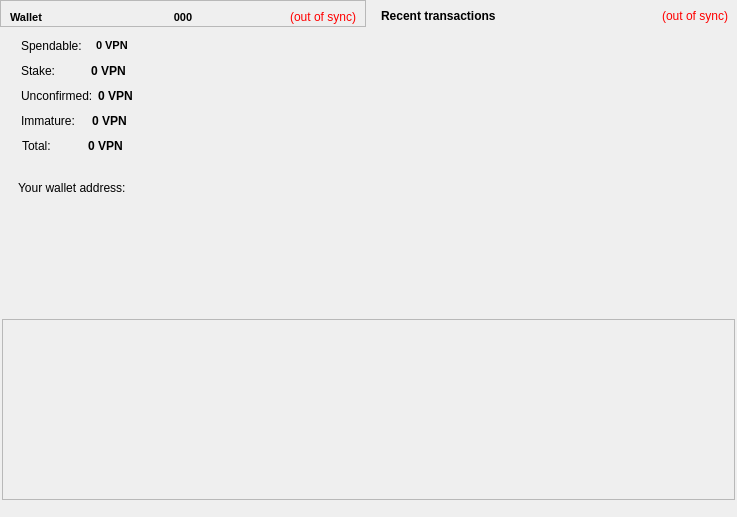
<?xml version="1.0" encoding="UTF-8"?>
<ui version="4.0">
 <class>OverviewPage</class>
 <widget class="QWidget" name="OverviewPage">
  <property name="geometry">
   <rect>
    <x>0</x>
    <y>0</y>
    <width>737</width>
    <height>517</height>
   </rect>
  </property>
  <property name="windowTitle">
   <string>Form</string>
  </property>
  <property name="styleSheet">
   <string notr="true"/>
  </property>
  <layout class="QHBoxLayout" name="horizontalLayout" stretch="0">
   <property name="leftMargin">
    <number>0</number>
   </property>
   <property name="topMargin">
    <number>0</number>
   </property>
   <property name="rightMargin">
    <number>0</number>
   </property>
   <item>
    <layout class="QVBoxLayout" name="vLayout_main" stretch="0,1,9">
     <property name="spacing">
      <number>0</number>
     </property>
     <property name="margin">
      <number>0</number>
     </property>
     <item>
      <layout class="QVBoxLayout" name="vLayout_top">
       <property name="spacing">
        <number>0</number>
       </property>
       <property name="margin">
        <number>0</number>
       </property>
       <item>
        <layout class="QHBoxLayout" name="hLayout_top">
         <property name="spacing">
          <number>6</number>
         </property>
         <property name="margin">
          <number>0</number>
         </property>
         <item>
          <widget class="QFrame" name="frameLeft">
           <property name="frameShape">
            <enum>QFrame::NoFrame</enum>
           </property>
           <property name="frameShadow">
            <enum>QFrame::Raised</enum>
           </property>
           <layout class="QHBoxLayout" name="horizontalLayout_11">
            <property name="spacing">
             <number>0</number>
            </property>
            <property name="margin">
             <number>0</number>
            </property>
            <item>
             <layout class="QVBoxLayout" name="verticalLayout_2" stretch="0,0,1,0,11">
              <property name="spacing">
               <number>0</number>
              </property>
              <property name="leftMargin">
               <number>0</number>
              </property>
              <property name="topMargin">
               <number>0</number>
              </property>
              <property name="rightMargin">
               <number>0</number>
              </property>
              <item>
               <widget class="QFrame" name="ovframe_0">
                <property name="frameShape">
                 <enum>QFrame::StyledPanel</enum>
                </property>
                <property name="frameShadow">
                 <enum>QFrame::Raised</enum>
                </property>
                <layout class="QVBoxLayout" name="verticalLayout_4">
                 <property name="topMargin">
                  <number>9</number>
                 </property>
                 <property name="bottomMargin">
                  <number>2</number>
                 </property>
                 <item>
                  <layout class="QHBoxLayout" name="horizontalLayout_4">
                   <property name="spacing">
                    <number>0</number>
                   </property>
                   <property name="leftMargin">
                    <number>0</number>
                   </property>
                   <item>
                    <widget class="QLabel" name="wallet_overview_heading">
                     <property name="font">
                      <font>
                       <pointsize>8</pointsize>
                       <weight>75</weight>
                       <italic>false</italic>
                       <bold>true</bold>
                      </font>
                     </property>
                     <property name="styleSheet">
                      <string notr="true"/>
                     </property>
                     <property name="text">
                      <string>Wallet</string>
                     </property>
                    </widget>
                   </item>
                   <item>
                    <widget class="QLabel" name="wallet_overvie_Value">
                     <property name="font">
                      <font>
                       <pointsize>8</pointsize>
                       <weight>75</weight>
                       <bold>true</bold>
                      </font>
                     </property>
                     <property name="text">
                      <string>000</string>
                     </property>
                     <property name="alignment">
                      <set>Qt::AlignCenter</set>
                     </property>
                    </widget>
                   </item>
                   <item>
                    <widget class="QLabel" name="labelWalletStatus">
                     <property name="toolTip">
                      <string>The displayed information may be out of date. Your wallet automatically synchronizes with the VpnCoin network after a connection is established, but this process has not completed yet.</string>
                     </property>
                     <property name="styleSheet">
                      <string notr="true">color: red;</string>
                     </property>
                     <property name="text">
                      <string notr="true">(out of sync)</string>
                     </property>
                     <property name="alignment">
                      <set>Qt::AlignRight|Qt::AlignTrailing|Qt::AlignVCenter</set>
                     </property>
                    </widget>
                   </item>
                  </layout>
                 </item>
                </layout>
               </widget>
              </item>
              <item>
               <widget class="QFrame" name="ovframe_1">
                <property name="sizePolicy">
                 <sizepolicy hsizetype="Preferred" vsizetype="Minimum">
                  <horstretch>0</horstretch>
                  <verstretch>0</verstretch>
                 </sizepolicy>
                </property>
                <property name="maximumSize">
                 <size>
                  <width>16777215</width>
                  <height>150</height>
                 </size>
                </property>
                <layout class="QFormLayout" name="formLayout_2">
                 <property name="fieldGrowthPolicy">
                  <enum>QFormLayout::AllNonFixedFieldsGrow</enum>
                 </property>
                 <property name="horizontalSpacing">
                  <number>1</number>
                 </property>
                 <property name="verticalSpacing">
                  <number>5</number>
                 </property>
                 <property name="leftMargin">
                  <number>9</number>
                 </property>
                 <property name="topMargin">
                  <number>9</number>
                 </property>
                 <property name="rightMargin">
                  <number>9</number>
                 </property>
                 <item row="1" column="0" colspan="2">
                  <layout class="QHBoxLayout" name="horizontalLayout_3" stretch="1,2,3">
                   <property name="spacing">
                    <number>14</number>
                   </property>
                   <property name="leftMargin">
                    <number>12</number>
                   </property>
                   <property name="topMargin">
                    <number>0</number>
                   </property>
                   <property name="rightMargin">
                    <number>6</number>
                   </property>
                   <property name="bottomMargin">
                    <number>0</number>
                   </property>
                   <item>
                    <widget class="QLabel" name="label">
                     <property name="text">
                      <string>Spendable:</string>
                     </property>
                    </widget>
                   </item>
                   <item>
                    <widget class="QLabel" name="labelBalance">
                     <property name="font">
                      <font>
                       <pointsize>8</pointsize>
                       <weight>75</weight>
                       <italic>false</italic>
                       <bold>true</bold>
                      </font>
                     </property>
                     <property name="toolTip">
                      <string>Your current spendable balance</string>
                     </property>
                     <property name="styleSheet">
                      <string notr="true"/>
                     </property>
                     <property name="text">
                      <string notr="true">0 VPN</string>
                     </property>
                     <property name="textInteractionFlags">
                      <set>Qt::LinksAccessibleByMouse|Qt::TextSelectableByKeyboard|Qt::TextSelectableByMouse</set>
                     </property>
                    </widget>
                   </item>
                   <item>
                    <spacer name="horizontalSpacer_5">
                     <property name="orientation">
                      <enum>Qt::Horizontal</enum>
                     </property>
                     <property name="sizeHint" stdset="0">
                      <size>
                       <width>40</width>
                       <height>20</height>
                      </size>
                     </property>
                    </spacer>
                   </item>
                  </layout>
                 </item>
                 <item row="3" column="0" colspan="2">
                  <layout class="QHBoxLayout" name="horizontalLayout_5" stretch="1,2,2">
                   <property name="spacing">
                    <number>5</number>
                   </property>
                   <property name="leftMargin">
                    <number>12</number>
                   </property>
                   <property name="topMargin">
                    <number>0</number>
                   </property>
                   <property name="rightMargin">
                    <number>6</number>
                   </property>
                   <property name="bottomMargin">
                    <number>0</number>
                   </property>
                   <item>
                    <widget class="QLabel" name="label_6">
                     <property name="text">
                      <string>Stake:</string>
                     </property>
                    </widget>
                   </item>
                   <item>
                    <widget class="QLabel" name="labelStake">
                     <property name="font">
                      <font>
                       <weight>75</weight>
                       <italic>false</italic>
                       <bold>true</bold>
                      </font>
                     </property>
                     <property name="toolTip">
                      <string>Total of coins that was staked, and do not yet count toward the current balance</string>
                     </property>
                     <property name="styleSheet">
                      <string notr="true"/>
                     </property>
                     <property name="text">
                      <string notr="true">0 VPN</string>
                     </property>
                     <property name="textInteractionFlags">
                      <set>Qt::LinksAccessibleByMouse|Qt::TextSelectableByKeyboard|Qt::TextSelectableByMouse</set>
                     </property>
                    </widget>
                   </item>
                   <item>
                    <spacer name="horizontalSpacer_4">
                     <property name="orientation">
                      <enum>Qt::Horizontal</enum>
                     </property>
                     <property name="sizeHint" stdset="0">
                      <size>
                       <width>40</width>
                       <height>20</height>
                      </size>
                     </property>
                    </spacer>
                   </item>
                  </layout>
                 </item>
                 <item row="5" column="0" colspan="2">
                  <layout class="QHBoxLayout" name="horizontalLayout_6" stretch="1,2,2">
                   <property name="spacing">
                    <number>5</number>
                   </property>
                   <property name="leftMargin">
                    <number>12</number>
                   </property>
                   <property name="topMargin">
                    <number>0</number>
                   </property>
                   <property name="rightMargin">
                    <number>6</number>
                   </property>
                   <property name="bottomMargin">
                    <number>0</number>
                   </property>
                   <item>
                    <widget class="QLabel" name="label_3">
                     <property name="text">
                      <string>Unconfirmed:</string>
                     </property>
                    </widget>
                   </item>
                   <item>
                    <widget class="QLabel" name="labelUnconfirmed">
                     <property name="font">
                      <font>
                       <weight>75</weight>
                       <italic>false</italic>
                       <bold>true</bold>
                      </font>
                     </property>
                     <property name="toolTip">
                      <string>Total of transactions that have yet to be confirmed, and do not yet count toward the current balance</string>
                     </property>
                     <property name="styleSheet">
                      <string notr="true"/>
                     </property>
                     <property name="text">
                      <string notr="true">0 VPN</string>
                     </property>
                     <property name="textInteractionFlags">
                      <set>Qt::LinksAccessibleByMouse|Qt::TextSelectableByKeyboard|Qt::TextSelectableByMouse</set>
                     </property>
                    </widget>
                   </item>
                   <item>
                    <spacer name="horizontalSpacer_3">
                     <property name="orientation">
                      <enum>Qt::Horizontal</enum>
                     </property>
                     <property name="sizeHint" stdset="0">
                      <size>
                       <width>40</width>
                       <height>20</height>
                      </size>
                     </property>
                    </spacer>
                   </item>
                  </layout>
                 </item>
                 <item row="7" column="0" colspan="2">
                  <layout class="QHBoxLayout" name="horizontalLayout_7" stretch="1,2,2">
                   <property name="spacing">
                    <number>6</number>
                   </property>
                   <property name="leftMargin">
                    <number>12</number>
                   </property>
                   <property name="topMargin">
                    <number>0</number>
                   </property>
                   <property name="rightMargin">
                    <number>6</number>
                   </property>
                   <property name="bottomMargin">
                    <number>0</number>
                   </property>
                   <item>
                    <widget class="QLabel" name="labelImmatureText">
                     <property name="text">
                      <string>Immature:</string>
                     </property>
                    </widget>
                   </item>
                   <item>
                    <widget class="QLabel" name="labelImmature">
                     <property name="font">
                      <font>
                       <weight>75</weight>
                       <italic>false</italic>
                       <bold>true</bold>
                      </font>
                     </property>
                     <property name="toolTip">
                      <string>Mined balance that has not yet matured</string>
                     </property>
                     <property name="styleSheet">
                      <string notr="true"/>
                     </property>
                     <property name="text">
                      <string notr="true">0 VPN</string>
                     </property>
                     <property name="textInteractionFlags">
                      <set>Qt::LinksAccessibleByMouse|Qt::TextSelectableByKeyboard|Qt::TextSelectableByMouse</set>
                     </property>
                    </widget>
                   </item>
                   <item>
                    <spacer name="horizontalSpacer_2">
                     <property name="orientation">
                      <enum>Qt::Horizontal</enum>
                     </property>
                     <property name="sizeHint" stdset="0">
                      <size>
                       <width>40</width>
                       <height>20</height>
                      </size>
                     </property>
                    </spacer>
                   </item>
                  </layout>
                 </item>
                 <item row="8" column="1">
                  <layout class="QHBoxLayout" name="horizontalLayout_8" stretch="1,2,2">
                   <property name="spacing">
                    <number>0</number>
                   </property>
                   <property name="leftMargin">
                    <number>12</number>
                   </property>
                   <property name="topMargin">
                    <number>0</number>
                   </property>
                   <property name="rightMargin">
                    <number>6</number>
                   </property>
                   <property name="bottomMargin">
                    <number>0</number>
                   </property>
                   <item>
                    <widget class="QLabel" name="labelTotalText">
                     <property name="text">
                      <string>Total:</string>
                     </property>
                    </widget>
                   </item>
                   <item>
                    <widget class="QLabel" name="labelTotal">
                     <property name="font">
                      <font>
                       <weight>75</weight>
                       <italic>false</italic>
                       <bold>true</bold>
                      </font>
                     </property>
                     <property name="toolTip">
                      <string>Your current total balance</string>
                     </property>
                     <property name="styleSheet">
                      <string notr="true"/>
                     </property>
                     <property name="text">
                      <string notr="true">0 VPN</string>
                     </property>
                     <property name="textInteractionFlags">
                      <set>Qt::LinksAccessibleByMouse|Qt::TextSelectableByKeyboard|Qt::TextSelectableByMouse</set>
                     </property>
                    </widget>
                   </item>
                   <item>
                    <spacer name="horizontalSpacer">
                     <property name="orientation">
                      <enum>Qt::Horizontal</enum>
                     </property>
                     <property name="sizeHint" stdset="0">
                      <size>
                       <width>40</width>
                       <height>20</height>
                      </size>
                     </property>
                    </spacer>
                   </item>
                  </layout>
                 </item>
                </layout>
               </widget>
              </item>
              <item>
               <spacer name="verticalSpacer_4">
                <property name="orientation">
                 <enum>Qt::Vertical</enum>
                </property>
                <property name="sizeHint" stdset="0">
                 <size>
                  <width>20</width>
                  <height>40</height>
                 </size>
                </property>
               </spacer>
              </item>
              <item>
               <layout class="QVBoxLayout" name="vLayout_qr" stretch="1">
                <property name="spacing">
                 <number>6</number>
                </property>
                <property name="leftMargin">
                 <number>9</number>
                </property>
                <property name="topMargin">
                 <number>9</number>
                </property>
                <property name="rightMargin">
                 <number>9</number>
                </property>
                <property name="bottomMargin">
                 <number>0</number>
                </property>
                <item>
                 <layout class="QHBoxLayout" name="horizontalLayout_2" stretch="0,1">
                  <property name="spacing">
                   <number>9</number>
                  </property>
                  <property name="margin">
                   <number>0</number>
                  </property>
                  <item>
                   <layout class="QHBoxLayout" name="horizontalLayout_13">
                    <property name="spacing">
                     <number>0</number>
                    </property>
                    <property name="sizeConstraint">
                     <enum>QLayout::SetDefaultConstraint</enum>
                    </property>
                    <property name="margin">
                     <number>0</number>
                    </property>
                    <item>
                     <layout class="QVBoxLayout" name="verticalLayout" stretch="0,1">
                      <property name="spacing">
                       <number>0</number>
                      </property>
                      <property name="leftMargin">
                       <number>9</number>
                      </property>
                      <property name="topMargin">
                       <number>0</number>
                      </property>
                      <property name="rightMargin">
                       <number>9</number>
                      </property>
                      <property name="bottomMargin">
                       <number>0</number>
                      </property>
                      <item>
                       <widget class="QLabel" name="labelYourAddr">
                        <property name="font">
                         <font>
                          <weight>50</weight>
                          <bold>false</bold>
                         </font>
                        </property>
                        <property name="styleSheet">
                         <string notr="true"/>
                        </property>
                        <property name="text">
                         <string>Your wallet address:</string>
                        </property>
                       </widget>
                      </item>
                      <item>
                       <widget class="QLabel" name="labelAddress">
                        <property name="sizePolicy">
                         <sizepolicy hsizetype="Preferred" vsizetype="Preferred">
                          <horstretch>0</horstretch>
                          <verstretch>0</verstretch>
                         </sizepolicy>
                        </property>
                        <property name="minimumSize">
                         <size>
                          <width>0</width>
                          <height>0</height>
                         </size>
                        </property>
                        <property name="maximumSize">
                         <size>
                          <width>200</width>
                          <height>16777215</height>
                         </size>
                        </property>
                        <property name="font">
                         <font>
                          <pointsize>15</pointsize>
                          <weight>75</weight>
                          <bold>true</bold>
                          <strikeout>false</strikeout>
                         </font>
                        </property>
                        <property name="layoutDirection">
                         <enum>Qt::LeftToRight</enum>
                        </property>
                        <property name="autoFillBackground">
                         <bool>false</bool>
                        </property>
                        <property name="styleSheet">
                         <string notr="true"/>
                        </property>
                        <property name="text">
                         <string/>
                        </property>
                        <property name="textFormat">
                         <enum>Qt::AutoText</enum>
                        </property>
                        <property name="scaledContents">
                         <bool>false</bool>
                        </property>
                        <property name="alignment">
                         <set>Qt::AlignRight|Qt::AlignTop|Qt::AlignTrailing</set>
                        </property>
                        <property name="wordWrap">
                         <bool>true</bool>
                        </property>
                        <property name="margin">
                         <number>0</number>
                        </property>
                        <property name="indent">
                         <number>-1</number>
                        </property>
                        <property name="textInteractionFlags">
                         <set>Qt::LinksAccessibleByMouse|Qt::TextSelectableByKeyboard|Qt::TextSelectableByMouse</set>
                        </property>
                       </widget>
                      </item>
                     </layout>
                    </item>
                   </layout>
                  </item>
                  <item>
                   <widget class="QLabel" name="label_qrcode">
                    <property name="minimumSize">
                     <size>
                      <width>0</width>
                      <height>0</height>
                     </size>
                    </property>
                    <property name="layoutDirection">
                     <enum>Qt::LeftToRight</enum>
                    </property>
                    <property name="text">
                     <string/>
                    </property>
                    <property name="pixmap">
                     <pixmap resource="../bitcoin.qrc">:/icons/qrcode</pixmap>
                    </property>
                    <property name="scaledContents">
                     <bool>false</bool>
                    </property>
                    <property name="alignment">
                     <set>Qt::AlignHCenter|Qt::AlignTop</set>
                    </property>
                   </widget>
                  </item>
                 </layout>
                </item>
               </layout>
              </item>
              <item>
               <spacer name="verticalSpacer">
                <property name="orientation">
                 <enum>Qt::Vertical</enum>
                </property>
                <property name="sizeHint" stdset="0">
                 <size>
                  <width>20</width>
                  <height>40</height>
                 </size>
                </property>
               </spacer>
              </item>
             </layout>
            </item>
           </layout>
          </widget>
         </item>
         <item>
          <widget class="QFrame" name="frame_right">
           <property name="frameShape">
            <enum>QFrame::NoFrame</enum>
           </property>
           <property name="frameShadow">
            <enum>QFrame::Raised</enum>
           </property>
           <layout class="QHBoxLayout" name="horizontalLayout_12" stretch="0">
            <property name="spacing">
             <number>0</number>
            </property>
            <property name="margin">
             <number>0</number>
            </property>
            <item>
             <layout class="QVBoxLayout" name="verticalLayout_3" stretch="0,1,0">
              <property name="spacing">
               <number>6</number>
              </property>
              <property name="margin">
               <number>9</number>
              </property>
              <item>
               <layout class="QHBoxLayout" name="horizontalLayout_10">
                <property name="spacing">
                 <number>0</number>
                </property>
                <property name="leftMargin">
                 <number>0</number>
                </property>
                <property name="topMargin">
                 <number>0</number>
                </property>
                <property name="rightMargin">
                 <number>0</number>
                </property>
                <property name="bottomMargin">
                 <number>2</number>
                </property>
                <item>
                 <widget class="QLabel" name="tx_overview_heading">
                  <property name="autoFillBackground">
                   <bool>false</bool>
                  </property>
                  <property name="styleSheet">
                   <string notr="true"/>
                  </property>
                  <property name="text">
                   <string>&lt;b&gt;Recent transactions&lt;/b&gt;</string>
                  </property>
                 </widget>
                </item>
                <item>
                 <widget class="QLabel" name="labelTransactionsStatus">
                  <property name="toolTip">
                   <string>The displayed information may be out of date. Your wallet automatically synchronizes with the VpnCoin network after a connection is established, but this process has not completed yet.</string>
                  </property>
                  <property name="styleSheet">
                   <string notr="true">color: red;</string>
                  </property>
                  <property name="text">
                   <string notr="true">(out of sync)</string>
                  </property>
                  <property name="alignment">
                   <set>Qt::AlignRight|Qt::AlignTrailing|Qt::AlignVCenter</set>
                  </property>
                 </widget>
                </item>
               </layout>
              </item>
              <item>
               <widget class="QListView" name="listTransactions">
                <property name="styleSheet">
                 <string notr="true">QListView { background: transparent; }</string>
                </property>
                <property name="frameShape">
                 <enum>QFrame::NoFrame</enum>
                </property>
                <property name="verticalScrollBarPolicy">
                 <enum>Qt::ScrollBarAsNeeded</enum>
                </property>
                <property name="horizontalScrollBarPolicy">
                 <enum>Qt::ScrollBarAlwaysOff</enum>
                </property>
                <property name="selectionMode">
                 <enum>QAbstractItemView::NoSelection</enum>
                </property>
               </widget>
              </item>
              <item>
               <spacer name="verticalSpacer_2">
                <property name="orientation">
                 <enum>Qt::Vertical</enum>
                </property>
                <property name="sizeHint" stdset="0">
                 <size>
                  <width>20</width>
                  <height>40</height>
                 </size>
                </property>
               </spacer>
              </item>
             </layout>
            </item>
           </layout>
          </widget>
         </item>
        </layout>
       </item>
      </layout>
     </item>
     <item>
      <spacer name="verticalSpacer_3">
       <property name="orientation">
        <enum>Qt::Vertical</enum>
       </property>
       <property name="sizeHint" stdset="0">
        <size>
         <width>20</width>
         <height>40</height>
        </size>
       </property>
      </spacer>
     </item>
     <item>
      <layout class="QHBoxLayout" name="horizontalLayout_9">
       <property name="spacing">
        <number>6</number>
       </property>
       <property name="leftMargin">
        <number>2</number>
       </property>
       <property name="topMargin">
        <number>6</number>
       </property>
       <property name="rightMargin">
        <number>2</number>
       </property>
       <property name="bottomMargin">
        <number>6</number>
       </property>
       <item>
        <widget class="QFrame" name="frame">
         <property name="sizePolicy">
          <sizepolicy hsizetype="Preferred" vsizetype="Expanding">
           <horstretch>0</horstretch>
           <verstretch>0</verstretch>
          </sizepolicy>
         </property>
         <property name="frameShape">
          <enum>QFrame::StyledPanel</enum>
         </property>
         <property name="frameShadow">
          <enum>QFrame::Raised</enum>
         </property>
        </widget>
       </item>
      </layout>
     </item>
    </layout>
   </item>
  </layout>
 </widget>
 <resources>
  <include location="../bitcoin.qrc"/>
 </resources>
 <connections/>
</ui>
